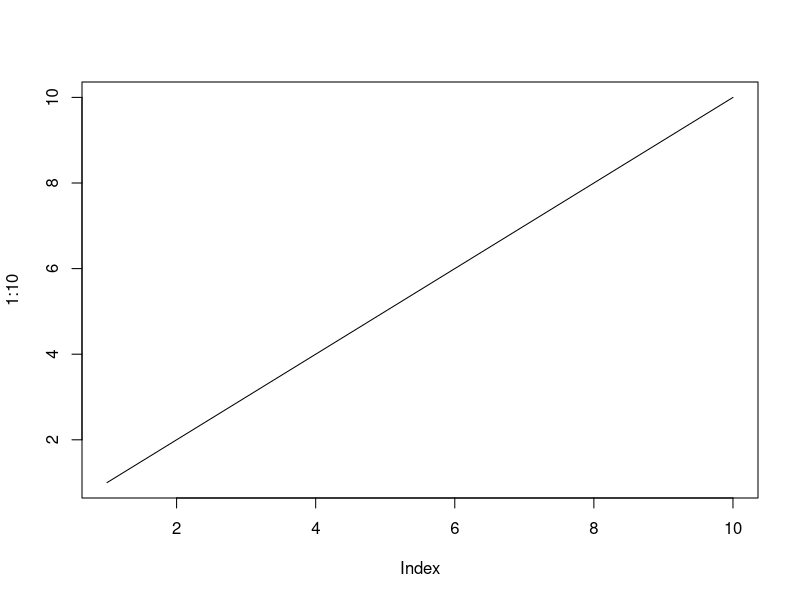
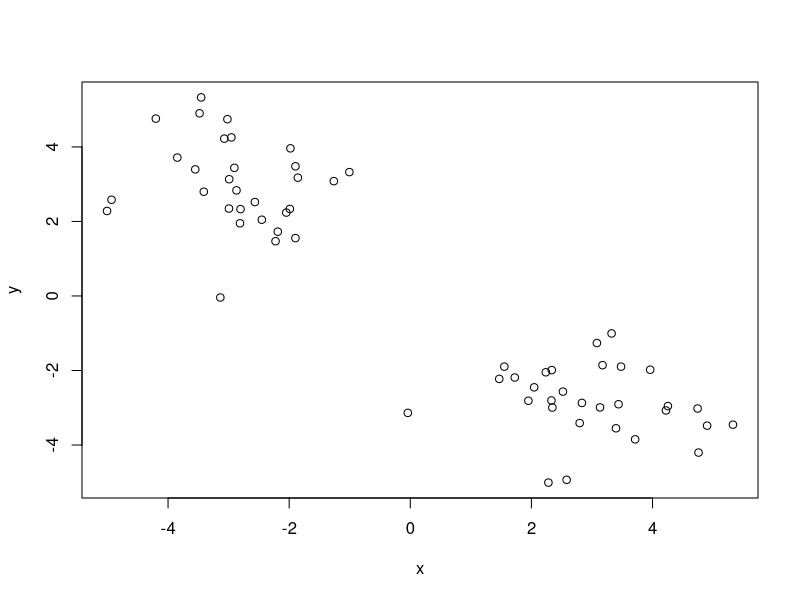
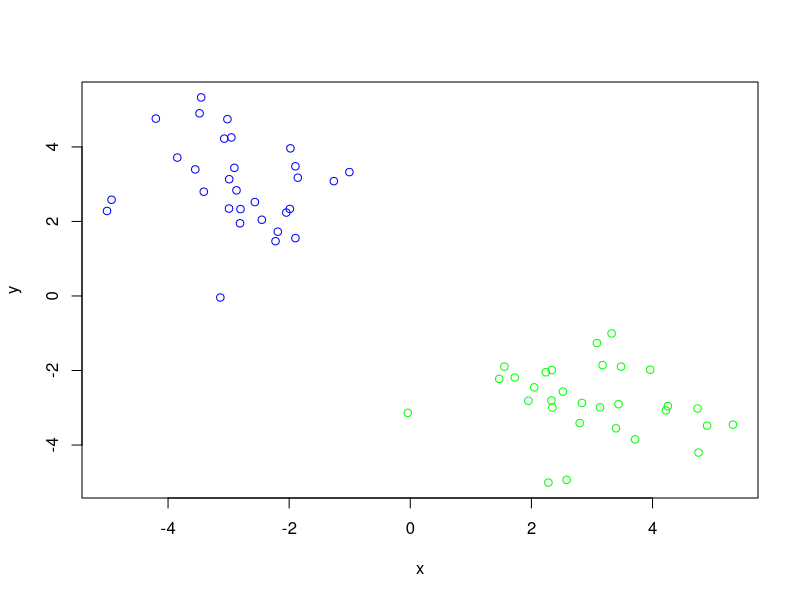
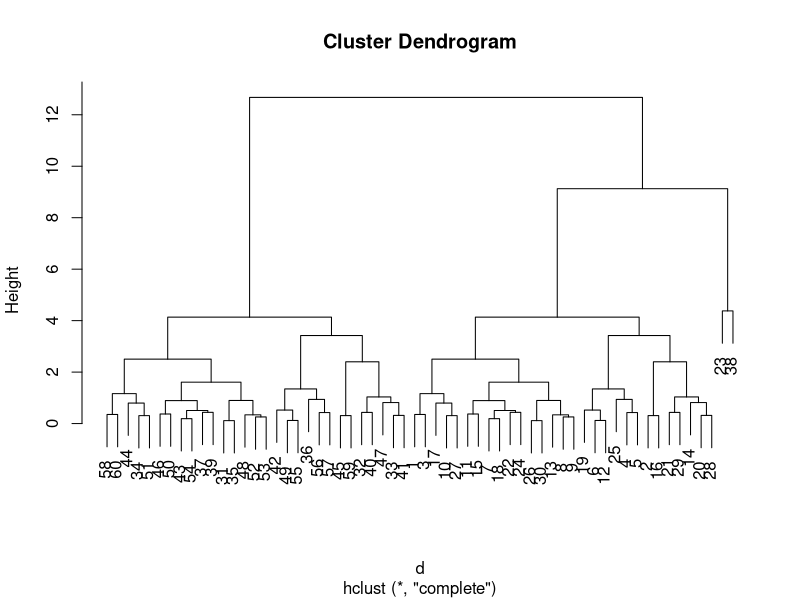
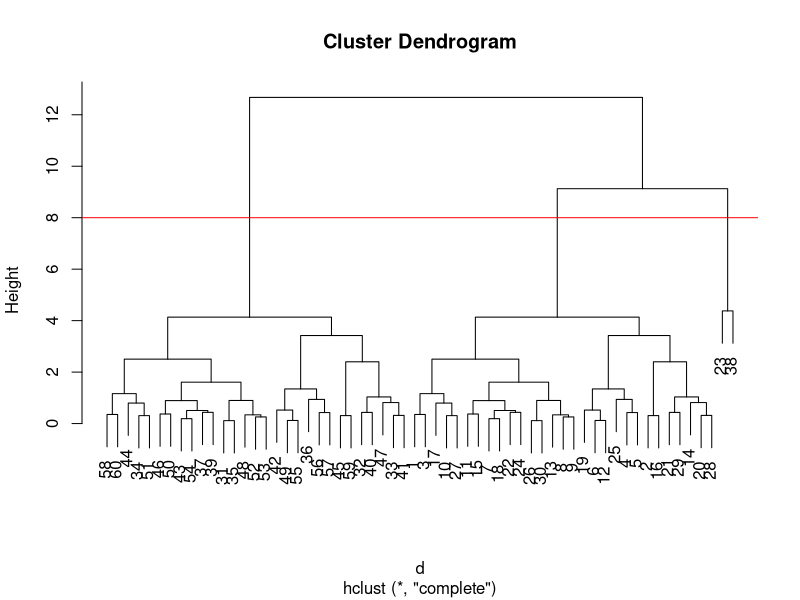
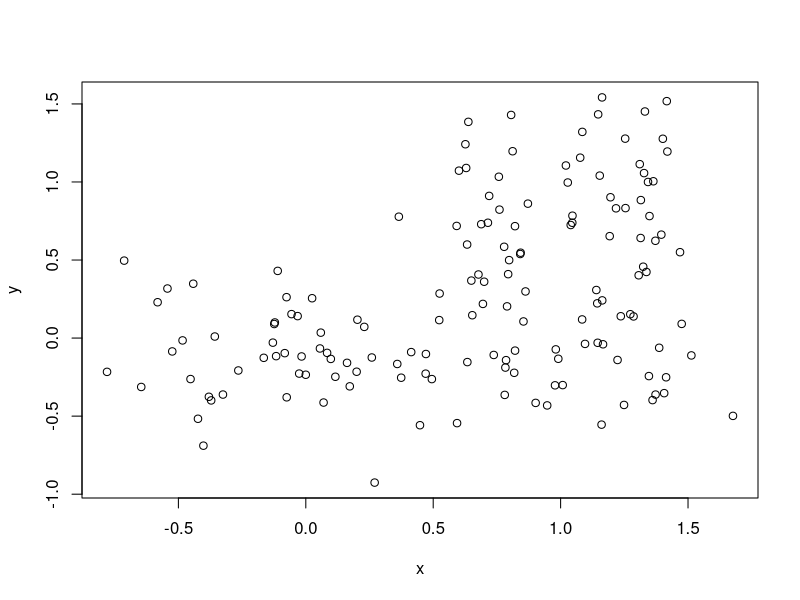
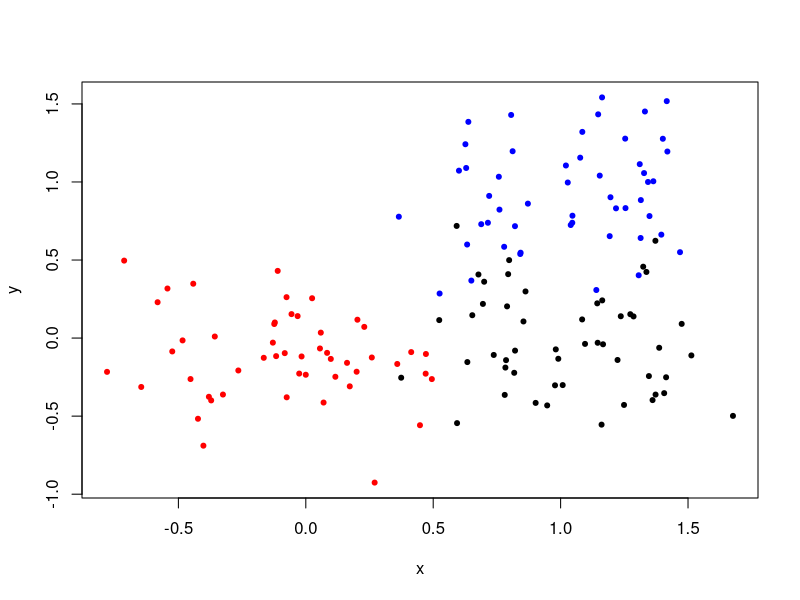
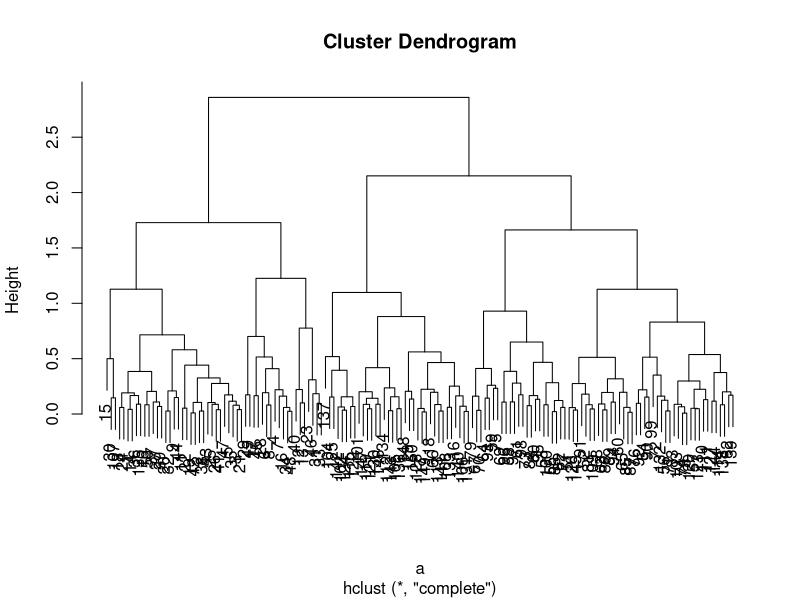

Source code (R) for these figures, in order:
## ---- chunk 1
knitr::opts_chunk$set(echo = TRUE)
## ---- chunk 2
#example plot to see how R markdown works
plot(1:10,type = "l")
## ---- chunk 3
tmp <- c(rnorm(30,-3), rnorm(30,3))
x <- cbind(x=tmp, y=rev(tmp))
plot(x)
## ---- chunk 4
#Use the kmeans() function setting k to 2 and nstart=20 # 
k <- kmeans(x, centers=2, nstart=20)
k
## ---- chunk 5
k$cluster
## ---- chunk 6
palette(c("blue","green"))
plot(x,col=k$cluster)
## ---- chunk 7
k3 <- kmeans(x,centers = 3,nstart = 20)
k3$ tot.withinss
k$ tot.withinss
## ---- chunk 8
d <- dist(x)
hc <- hclust(d)
plot(hc)
## ---- chunk 9
plot(hc)
#Draw a line on the dendrogram
abline(h=8,col="red")

#cut the tree to tyield cluster membrane vector
cutree(hc,h=8)
## ---- chunk 10
# Step 1. Generate some example data for clustering
x <- rbind(
 matrix(rnorm(100, mean=0, sd = 0.3), ncol = 2), # c1
 matrix(rnorm(100, mean = 1, sd = 0.3), ncol = 2), # c2
 matrix(c(rnorm(50, mean = 1, sd = 0.3), # c3
 rnorm(50, mean = 0, sd = 0.3)), ncol = 2))
colnames(x) <- c("x", "y")
# Step 2. Plot the data without clustering
plot(x)
# Step 3. Generate colors for known clusters
# (just so we can compare to hclust results)
col <- as.factor( rep(c("c1","c2","c3"), each=50) )
palette (c ("red","blue","black"))
plot(x, col=col,pch=20)
# Q. Use the dist(), hclust(), plot() and cutree()
a <- dist(x)
hc <- hclust(a)
plot(hc)
# functions to return 2 and 3 clusters
grp.2 <- cutree(hc,h=2.5)
grp.3 <- cutree(hc,h=2)
## ---- chunk 11
table(grp.3,col)
## ---- chunk 12
## Initialize a blank 100 row by 10 column matrix
mydata <- matrix(nrow=100, ncol=10)

## Lets label the rows gene1, gene2 etc. to gene100
rownames(mydata) <- paste("gene", 1:100, sep="")

## Lets label the first 5 columns wt1, wt2, wt3, wt4 and wt5
## and the last 5 ko1, ko2 etc. to ko5 (for "knock-out")
colnames(mydata) <- c( paste("wt", 1:5, sep=""),
 paste("ko", 1:5, sep="") )

## Fill in some fake read counts
for(i in 1:nrow(mydata)) {
 wt.values <- rpois(5, lambda=sample(x=10:1000, size=1))
 ko.values <- rpois(5, lambda=sample(x=10:1000, size=1))

 mydata[i,] <- c(wt.values, ko.values)
}
head(mydata)
## ---- chunk 13
pca <- prcomp(t(mydata),scale=T)
pca
## ---- chunk 14
## A basic PC1 vs PC2 2-D plot
plot(pca$x[,1], pca$x[,2]) 
## ---- chunk 15
## Precent variance is often more informative to look at
pca.var <- pca$sdev^2
pca.var.per <- round(pca.var/sum(pca.var)*100, 1)

pca.var.per
## ---- chunk 16
## A vector of colors for wt and ko samples
colvec <- colnames(mydata)
colvec[grep("wt", colvec)] <- "red"
colvec[grep("ko", colvec)] <- "blue"

plot(pca$x[,1], pca$x[,2], col=colvec, pch=16,
 xlab=paste0("PC1 (", pca.var.per[1], "%)"),
 ylab=paste0("PC2 (", pca.var.per[2], "%)"))
## ---- chunk 17
plot(pca$x[,1], pca$x[,2], col=colvec, pch=16,
 xlab=paste0("PC1 (", pca.var.per[1], "%)"),
 ylab=paste0("PC2 (", pca.var.per[2], "%)"))
## Click to identify which sample is which
identify(pca$x[,1], pca$x[,2], labels=colnames(mydata)) 
